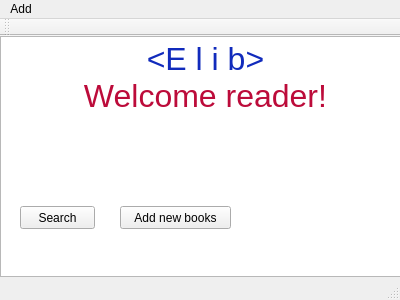
<?xml version="1.0" encoding="UTF-8"?>
<ui version="4.0">
 <class>MainWindow</class>
 <widget class="QMainWindow" name="MainWindow">
  <property name="geometry">
   <rect>
    <x>0</x>
    <y>0</y>
    <width>400</width>
    <height>300</height>
   </rect>
  </property>
  <property name="windowTitle">
   <string>MainWindow</string>
  </property>
  <widget class="QWidget" name="centralWidget">
   <widget class="QPushButton" name="pushButton">
    <property name="geometry">
     <rect>
      <x>20</x>
      <y>170</y>
      <width>75</width>
      <height>23</height>
     </rect>
    </property>
    <property name="toolTip">
     <string/>
    </property>
    <property name="text">
     <string>Search</string>
    </property>
   </widget>
   <widget class="QPushButton" name="pushButton_2">
    <property name="geometry">
     <rect>
      <x>120</x>
      <y>170</y>
      <width>111</width>
      <height>23</height>
     </rect>
    </property>
    <property name="text">
     <string>Add new books</string>
    </property>
   </widget>
   <widget class="QTextBrowser" name="textBrowser">
    <property name="geometry">
     <rect>
      <x>0</x>
      <y>0</y>
      <width>411</width>
      <height>241</height>
     </rect>
    </property>
    <property name="styleSheet">
     <string notr="true"/>
    </property>
    <property name="html">
     <string>&lt;!DOCTYPE HTML PUBLIC &quot;-//W3C//DTD HTML 4.0//EN&quot; &quot;http://www.w3.org/TR/REC-html40/strict.dtd&quot;&gt;
&lt;html&gt;&lt;head&gt;&lt;meta name=&quot;qrichtext&quot; content=&quot;1&quot; /&gt;&lt;style type=&quot;text/css&quot;&gt;
p, li { white-space: pre-wrap; }
&lt;/style&gt;&lt;/head&gt;&lt;body style=&quot; font-family:'MS Shell Dlg 2'; font-size:8.25pt; font-weight:400; font-style:normal;&quot;&gt;
&lt;p align=&quot;center&quot; style=&quot; margin-top:0px; margin-bottom:0px; margin-left:0px; margin-right:0px; -qt-block-indent:0; text-indent:0px;&quot;&gt;&lt;span style=&quot; font-size:24pt; color:#112bbc;&quot;&gt;&amp;lt;E l i b&amp;gt;&lt;/span&gt;&lt;/p&gt;
&lt;p align=&quot;center&quot; style=&quot; margin-top:0px; margin-bottom:0px; margin-left:0px; margin-right:0px; -qt-block-indent:0; text-indent:0px;&quot;&gt;&lt;span style=&quot; font-size:24pt; color:#bc0b3a;&quot;&gt;Welcome reader!&lt;/span&gt;&lt;/p&gt;&lt;/body&gt;&lt;/html&gt;</string>
    </property>
   </widget>
   <zorder>textBrowser</zorder>
   <zorder>pushButton</zorder>
   <zorder>pushButton_2</zorder>
  </widget>
  <widget class="QMenuBar" name="menuBar">
   <property name="geometry">
    <rect>
     <x>0</x>
     <y>0</y>
     <width>400</width>
     <height>21</height>
    </rect>
   </property>
   <widget class="QMenu" name="menuAdd">
    <property name="title">
     <string>Add</string>
    </property>
    <addaction name="actionAdd_new_book"/>
   </widget>
   <addaction name="menuAdd"/>
  </widget>
  <widget class="QToolBar" name="mainToolBar">
   <attribute name="toolBarArea">
    <enum>TopToolBarArea</enum>
   </attribute>
   <attribute name="toolBarBreak">
    <bool>false</bool>
   </attribute>
  </widget>
  <widget class="QStatusBar" name="statusBar"/>
  <action name="actionAdd_new_book">
   <property name="text">
    <string>Add new book</string>
   </property>
  </action>
 </widget>
 <layoutdefault spacing="6" margin="11"/>
 <resources/>
 <connections/>
</ui>
